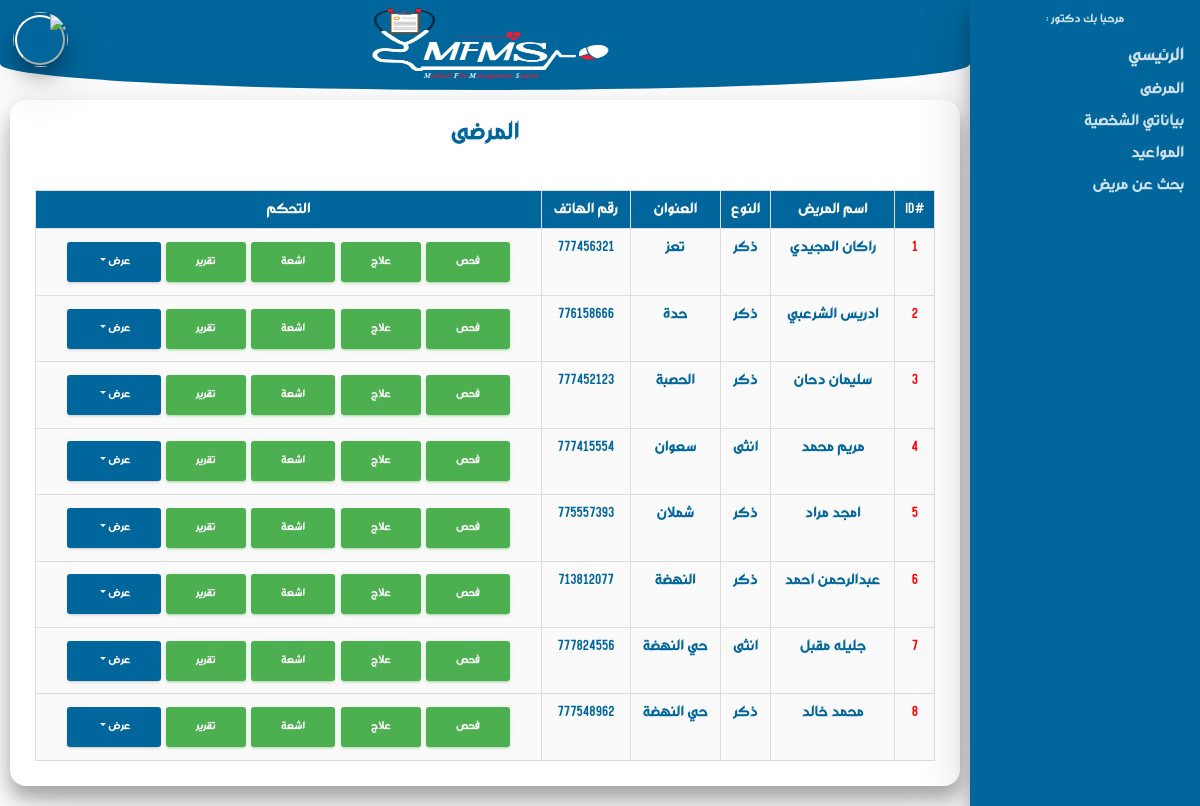
/doctor/view_patient.php (signed in), run on the app's committed database.
### tables this page shows
CREATE TABLE `patient` (
  `patientid` int(11) NOT NULL,
  `userid` int(11) NOT NULL,
  `patientname` varchar(255) NOT NULL,
  `gender` varchar(255) NOT NULL,
  `address` varchar(255) NOT NULL,
  `phonepa` int(11) NOT NULL,
  `username` varchar(255) NOT NULL,
  `password` varchar(255) NOT NULL,
  `datepatient` date NOT NULL,
  `imagepatient` varchar(255) NOT NULL
);

### doctor/view_patient.php (the view, shortened to what this page needs)
<?php
if (isset($_SESSION['username'])) {
include "init.php";
$do = isset($_GET['do']) ? $_GET['do'] : 'manage' ;
?>
<body class="body_home" dir="rtl" style="font-family: myfont;background: #fff;">
    <?php
if ($do == 'manage') {
  $stmt = $con->prepare("SELECT * FROM patient ORDER BY patientid DESC ");
  $stmt->execute();
  $row = $stmt->fetchAll();
  ?>
<div class="" style="">
  <header class="" style="margin-top:0;padding: 5px;">
  <p class="w3-center" style="padding-top:0;color:#00669b;font-weight:bold;font-size:25px;">المرضى </p>
  </header>
    <div class="container-fluid">
        <div class="row">
            <div class="col-sm-12 col-md-12">
                <div class="table">
                    <br>
                    <table class="main-table text-center table table-bordered" dir="rtl">
                        <tr style="background-color:#00669b; color:#fff;">
                              <td>#ID</td>
                              <td> اسم المريض </td>
                              <td>النوع</td>
                              <td>العنوان</td>
                              <td>رقم الهاتف</td>
                              <td> التحكم</td>
                        </tr>
                          <?php
                          $counter=0;
                          foreach ($row as $row) {
                                  echo "<tr style='color: #00669b;'>";
                                  echo "<td style='color: red;font-weight: bold;'>" . ++$counter . "</td>";
                                  echo "<td>" . $row['patientname'] . "</td>";
                                  echo "<td>" . $row['gender'] . "</td>";
                                  echo "<td>" . $row['address'] . "</td>";
                                  echo "<td>" . $row['phonepa'] . "</td>";
                                  echo "<td><div class='dropdown'>
                                        <a href='add_test.php?do=test&id=" . $row['patientid'] . "' class='btn btn-success'>فحص  </a>
                                        <a href='add_test.php?do=medpatient&id=" . $row['patientid'] . "' class='btn btn-success'>  علاج </a>
                                        <a href='add_test.php?do=addxray&id=" . $row['patientid'] . "' class='btn btn-success'>اشعة </a>
                                        <a href='add_test.php?do=addreport&id=" . $row['patientid'] . "' class='btn btn-success'> تقرير  </a>
                                          <button class='btn dropdown-toggle btn_ho_fu' type='button'  data-toggle='dropdown'>  عرض
                                          </button>
                                          <ul class='dropdown-menu ' role='menu' aria-labelledby='menu1'>
                                            <li role='presentation'><a role='menuitem' href='view_patient.php?do=xray&id=" . $row['patientid'] . "'>الاشعة</a></li>
                                            <li role='presentation'><a role='menuitem' href='#'>الفحوصات</a></li>
                                            <li role='presentation'><a role='menuitem' href='view_patient.php?do=report&id=" . $row['patientid'] . "'>التقارير</a></li>
                                            <li role='presentation'><a role='menuitem' href='view_patient.php?do=med&id=" . $row['patientid'] . "'>الادوية</a></li>
                                          </ul>
                                            </div>
                                        </td>";
                                  echo "</tr>";
                              }
           ?>
        </table>
      </div>
</div>
</div>
</div>
</div>
<?php
}
elseif ($do == 'print') {
  $reportid = isset($_GET['id']) && is_numeric($_GET['id']) ? intval($_GET['id']) : 0;
  $stmt = $con->prepare("SELECT * FROM report
    INNER JOIN doctor ON report.doctorid=doctor.doctorid
    INNER JOIN patient ON report.patientid = patient.patientid
    WHERE  reportid=?  ");
  $stmt->execute(array($reportid));
  $row = $stmt->fetch();
  if ($stmt->rowCount() > 0) {
  ?>
      <div class='print-data' style="border-right: 5px solid #00669b;padding: 20px;">
          <div class='form-holder' style='background:#fff;'>
              <div class='row'>
                  <div class='col-md-12 p-data'>
                      <div class="text-right"><strong style="color: #00669b;">رقم المريض:</strong> <span style="color: red;"><?php echo  $row['patientid'];?></span></div>
                      <div class="text-right"><strong style="color: #00669b;">اسم المريض :</strong> <span style="color: red;"><?php echo  $row['patientname'];?></span></div>
                      <div class="text-right"><strong style="color: #00669b;">التاريخ :</strong><span style="color: red;"><?php echo $row['reportdate'];?></span> </div>
                  </div>
              </div><br />
              <div class='row'>
                  <div class='col-md-12 p-ref text-right' style="padding-bottom: 20px;">
                      <div class="text-center" style="color: #00669b;font-size: large;" >تقرير طبي </div><br>
                      <?php echo $row['reportname'];?>
                  </div>
                  <div class='col-md-12 p-ref'>
                      <div class="text-center" > وقد تم اعطاءة هذا التقرير بحسب طلبة </div><br>
                  </div>
                  <div class='col-md-12 p-ref'>
                      <div class="text-right"><strong style="color: #00669b;">الدكتور :</strong> <span style="color: red;"><?php echo  $row['doctorname'];?></span> </div><br>
                  </div>
              </div>
          </div>
      </div>
      <div style="padding-right: 150px;">
          <div dir="ltr" style="border-top: 2px solid #00669b;padding: 15px 0 10px 50px;">
              <div class='' style=''><button class="btn print-p-data" style="background: red;color: white;">   طباعة  <i class='fa fa-print'></i></button></div>
          </div>
      </div>
<?php
}}
include $tpl . 'footer.php';
}
else {
  header('Location: login.php');
  exit();
}
?>

### doctor/include/templt/header.php (shortened to what this page needs)
<!DOCTYPE html>
<html>
 <head>
  <link rel="stylesheet" href="<?php echo $css ?>bootstrap.css" />
  <link rel="stylesheet" href="<?php echo $css ?>bootstrap.min.css" />
  <link rel="stylesheet" href="<?php echo $css ?>font-awesome.min.css" />
  <link rel="stylesheet" href="<?php echo $css ?>material-kit.css?v=2.0.7" />
  <link rel="stylesheet" href="<?php echo $css ?>w3.css" />
  <link rel="stylesheet" href="<?php echo $css ?>allcss.css" />
  <link rel="stylesheet" href="<?php echo $css ?>login_css.css" />
</head>

### doctor/init.php (shortened to what this page needs)
<?php
$tpl = 'include/templt/';
$css  = 'layout/css/';
$img = 'layout/image/' ;
include $tpl .'header.php';
if (!isset($nonavsid)) {
include $tpl .'navsid.php';
};
?>

### doctor/include/templt/navsid.php (shortened to what this page needs)
<nav class="w3-sidenav w3-collapse w3-large w3-card-12 w3-animate-right text-right" style="display: none;z-index:200;width:230px;background: #00669b;">
    <header  class="w3-container w3-xlarge" style="background:#00669b; font-weight:bold;">
   <p class="w3-text-white w3-center" style="padding-top:10px; font-size:12px;color: #fff;background:transparent;opacity: .8;"><?php echo 'مرحبا بك دكتور :  ' . $_SESSION['doctorname']; ?>  </p></header>
  <a class=" w3-text-white w3-padding-right"  href="dashboard.php" style="background:transparent;border: none;outline: none;opacity: .8;">
 الرئيسي
  </a>
  <a href="view_patient.php?do=manage&id=<?php echo $_SESSION['ID'] ?>" class="back_text w3-padding-right">المرضى
  </a>
  <a href="add_test.php?do=editdoctor" class="back_text w3-padding-right">بياناتي الشخصية
  </a>
  <a href="add_test.php?do=appointment&id=<?php echo $_SESSION['ID'] ?>" class="back_text w3-padding-right"> المواعيد
  </a>
  <a href="view_patient.php?do=searchpatient&id=<?php echo $_SESSION['ID'] ?>" class="back_text w3-padding-right"> بحث عن مريض
  </a>
</nav>
<div class="w3-main" style="margin-right:230px;background: white;">
    <header class="w3-container" style="background-color:#00669b;padding-top: 5px; padding-right:10px;padding-bottom: 10px; border-bottom-right-radius: 500px 30%;border-bottom-left-radius: 500px 30%;height: 90px;">
        <div class="flagsys center">
            <img src="<?php echo $img ?>201.png" alt="شعار النظام" width="250px" height="80px">
        </div>
        <div class=" w3-dropdown-click w3-animate-left" style="float:left;margin:0 0 0 0;position: absolute;left: 15px;top: 15px;" >
  <button onClick="listdown()" class="w3-card-12 but_list" style="width:50px; height:50px;padding:0;border-radius:50px;background: transparent;outline:none; border-color:#FFF;">
<?php
echo  "<img src='..\imagedoctor\\".$_SESSION['imagedoctor']."'  width='55px' height='55px' style='border-radius:50px;margin:-5px -10px 0px -10px;'>" ;
?>
  </button>
   </div>
</header>
  <div class="w3-white w3-round-xlarge w3-card-12 w3-animate-zoom" style="width:98%;margin:10px 1% 20px 1%;padding:10px;">

### doctor/include/templt/footer.php (shortened to what this page needs)
</div>
</div>
</body>
</html>

### doctor/layout/css/w3.css (style rules this page uses)
* { -webkit-box-sizing:border-box;-moz-box-sizing:border-box;box-sizing:border-box }
html { -ms-text-size-adjust:100%;-webkit-text-size-adjust:100% }
body { margin:0 }
article,aside,details,figcaption,figure,footer,header,hgroup,main,menu,nav,section,summary { display:block }
a { -webkit-tap-highlight-color:transparent;background-color:transparent }
img { border:0 }
button,input,optgroup,select,textarea { color:inherit;font:inherit;margin:0 }
button { overflow:visible }
button,select { text-transform:none }
button,html input[type=button],input[type=reset],input[type=submit] { -webkit-appearance:button;cursor:pointer }
html,body { font-family:Verdana,sans-serif;font-size:15px;line-height:1.5 }
img { margin-bottom:-5px }
a { color:inherit }
table { border-collapse:collapse;border-spacing:0;width:100%;display:table }
table,th,td { border:none }
.w3-navbar a,.w3-topnav a,.w3-sidenav a,.w3-dropnav a,.w3-dropdown-content a,.w3-accordion-content a { text-decoration:none !important }
.w3-navbar a,.w3-topnav a,.w3-sidenav a,.w3-dropnav a,.w3-pagination li a,.w3-hoverable tbody tr,.w3-btn,.w3-btn-floating,.w3-btn-floating-large,.w3-hover-opacity,.w3-hover-shadow,.w3-accordion-content a,.w3-dropdown-content a,.w3-dropdown-click:hover,.w3-dropdown-hover:hover,.w3-opennav,.w3-closenav,.w3-closebtn, .w3-hover-amber,.w3-hover-aqua,.w3-hover-blue,.w3-hover-light-blue,.w3-hover-brown,.w3-hover-cyan,.w3-hover-blue-grey,.w3-hover-green,.w3-hover-light-green,.w3-hover-indigo,.w3-hover-khaki,.w3-hover-lime,.w3-hover-orange,.w3-hover-deep-orange,.w3-hover-pink, .w3-hover-purple,.w3-hover-deep-purple,.w3-hover-red,.w3-hover-sand,.w3-hover-teal,.w3-hover-yellow,.w3-hover-white,.w3-hover-black,.w3-hover-grey,.w3-hover-light-grey,.w3-hover-dark-grey,.w3-hover-text-amber,.w3-hover-text-aqua,.w3-hover-text-blue,.w3-hover-text-light-blue, .w3-hover-text-brown,.w3-hover-text-cyan,.w3-hover-text-blue-grey,.w3-hover-text-green,.w3-hover-text-light-green,.w3-hover-text-indigo,.w3-hover-text-khaki,.w3-hover-text-lime,.w3-hover-text-orange,.w3-hover-text-deep-orange,.w3-hover-text-pink,.w3-hover-text-purple, .w3-hover-text-deep-purple,.w3-hover-text-red,.w3-hover-text-sand,.w3-hover-text-teal,.w3-hover-text-yellow,.w3-hover-text-white,.w3-hover-text-black,.w3-hover-text-grey,.w3-hover-text-light-grey,.w3-hover-text-dark-grey { -webkit-transition:all 0.3s ease;transition:all 0.3s ease }
.w3-sidenav { height:100%;width:200px;background-color:#fff;position:fixed !important;z-index:1;overflow:auto }
.w3-sidenav a { padding:4px 2px 4px 16px }
.w3-sidenav a,.w3-dropnav a { display:block }
.w3-main { transition:margin-left .4s }
.w3-dropdown-click,.w3-dropdown-hover { position:relative;display:inline-block;cursor:pointer }
.w3-container:after,.w3-row:after,.w3-row-padding:after,.w3-topnav:after,.w3-clear:after,.w3-btn-group:before,.w3-btn-group:after { content:"";display:table;clear:both }
@media screen and (min-width:991px) { .w3-sidenav.w3-collapse { display:block !important } }
.w3-large { font-size:18px !important }
.w3-xlarge { font-size:24px !important }
.w3-center { text-align:center !important }
.w3-round-xlarge { border-radius:16px !important }
.w3-padding-right { padding-right:16px !important }
.w3-container { padding:0.01em 16px }
.w3-card-12 { box-shadow:0 12px 16px 0 rgba(0,0,0,0.24),0 17px 50px 0 rgba(0,0,0,0.19) !important }
.w3-animate-left { position:relative;-webkit-animation:animateleft 0.4s;animation:animateleft 0.4s }
.w3-animate-right { position:relative;-webkit-animation:animateright 0.4s;animation:animateright 0.4s }
.w3-animate-zoom { -webkit-animation:animatezoom 0.6s;animation:animatezoom 0.6s }
.w3-white,.w3-hover-white:hover { color:#000 !important;background-color:#fff !important }
.w3-text-white,.w3-hover-text-white:hover { color:#fff !important }

### doctor/layout/css/allcss.css (style rules this page uses)
.body_home { font-family: myfont; background: #fff; }
::placeholder { font-size: 16px; color:#00669b; padding:5px; font-weight:bolder; }

### doctor/include/templt/header.php (style rules this page uses)
body { background-color: #00669b; font-family: myfont; }

### doctor/include/templt/navsid.php (style rules this page uses)
.back_text { color:#fff; opacity: .8; font-size: medium; }
.center { margin: 0 auto; text-align: center; }

### doctor/view_patient.php (style rules this page uses)
.btn_ho_fu { color: white; background-color: #00669b; }

### data on the page
patient: patientname "راكان المجيدي", gender "ذكر", address "تعز", phonepa "777456321"
patient: patientname "ادريس الشرعبي", gender "ذكر", address "حدة", phonepa "776158666"
patient: patientname "سليمان دحان", gender "ذكر", address "الحصبة", phonepa "777452123"
patient: patientname "مريم محمد", gender "انثى", address "سعوان", phonepa "777415554"
patient: patientname "امجد مراد", gender "ذكر", address "شملان", phonepa "775557393"
patient: patientname "عبدالرحمن احمد", gender "ذكر", address "النهضة", phonepa "713812077"
patient: patientname "جليله مقبل", gender "انثى", address "حي النهضة", phonepa "777824556"
patient: patientname "محمد خالد", gender "ذكر", address "حي النهضة", phonepa "777548962"
